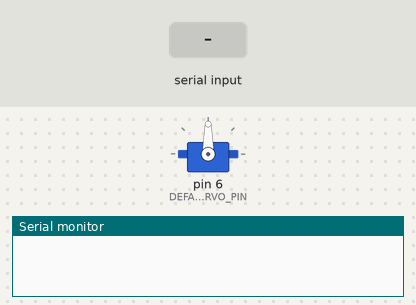
Recording of a sketch running on a simulated Arduino Uno, built with avr-gcc and run on an emulated ATmega328P. Parts: servo, the last lines printed to the serial monitor. Inputs (shaded band) come from the test bench.

Above: at 1.2 s.
1.3 s: "90,45\n" received over Serial
At 2.8 s:
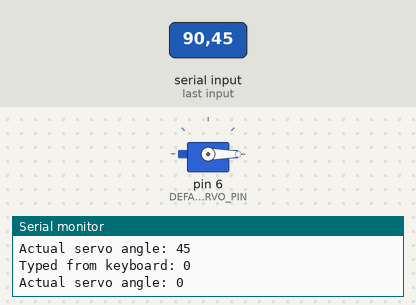
4.0 s: "30,150\n" received over Serial
At 4.9 s:
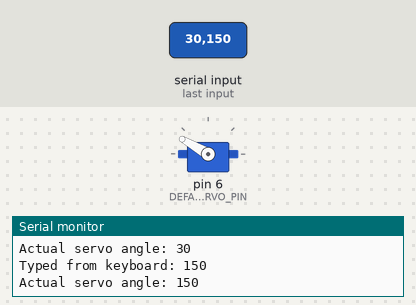
7.0 s: "200\n" received over Serial
At 8.2 s:
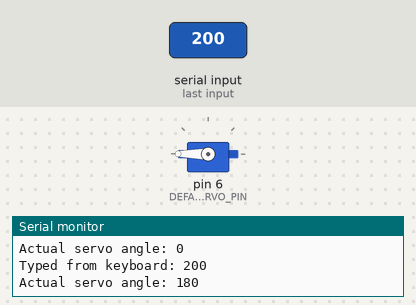
Timing chart, 0 to 10.4 s (numbered marks = the images above; inputs shaded):
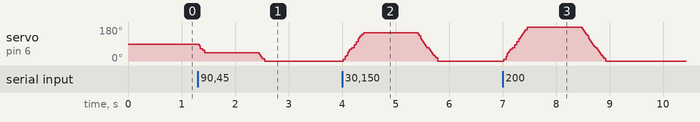

The sketch:

test.ino
```cpp
// (licence header left out)
// Core library for code-sense - IDE-based
#if defined(ENERGIA) // LaunchPad specific
#include "Energia.h"
#elif defined(TEENSYDUINO) // Teensy specific
#include "Arduino.h"
#elif defined(ESP8266) // ESP8266 specific
#include "Arduino.h"
#elif defined(ARDUINO) // Arduino 1.8 specific
#include "Arduino.h"
#else // error
#error Platform not defined
#endif // end IDE

// Set parameters


// Include application, user and local libraries


// Define structures and classes


// Define variables and constants


// Prototypes


// Utilities


// Functions

#include "VarSpeedServo.h"


VarSpeedServo myservo;


const unsigned short DEFAULT_SERVO_PIN = 6; // the digital pin used for the servo
const int STRAIGHT_WHEELS = 90;             //start angle
const int MAX_RIGHT_DEGREES = 0;            //Absolute max angle to right
const int MAX_LEFT_DEGREES = 180;           //Absolute max angle to left

void Begin(){
    Serial.begin(9600);
    myservo.attach(DEFAULT_SERVO_PIN);      //attaches the servo on pin 9 to the servo object
    myservo.write(STRAIGHT_WHEELS,255,true); //starting angle at servo
}
int getAngle(){
    return myservo.read();
}

void setup() {
    Begin();
}

void loop() {

    if (Serial.available()) {          //if input from keyboard available then write to servo
        int input_angle = Serial.parseInt();   //Read input from serial
        Serial.print("Typed from keyboard: ");
        Serial.println(input_angle);

        if (input_angle > MAX_LEFT_DEGREES ) {
            input_angle = MAX_LEFT_DEGREES;
        }
        if (input_angle < MAX_RIGHT_DEGREES ) {
            input_angle = MAX_RIGHT_DEGREES;
        }
        myservo.write(input_angle,255,true);   //writing setpoint angle to servo
        Serial.print("Actual servo angle: ");
        Serial.println(getAngle());     //read actual value to servo
    }

}
```

Measured:
- after the input at 1.3 s, servo on pin 6 (DEFAULT_SERVO_PIN): moves from 90° to 0° over 1.2 s, starting at once
- after the input at 4.0 s, servo on pin 6 (DEFAULT_SERVO_PIN): rises from 0° to 150° in 0.38 s, then falls to 0° in 1.4 s
- after the input at 7.0 s, servo on pin 6 (DEFAULT_SERVO_PIN): rises from 0° to 180° in 0.44 s, then falls to 0° in 1.5 s
